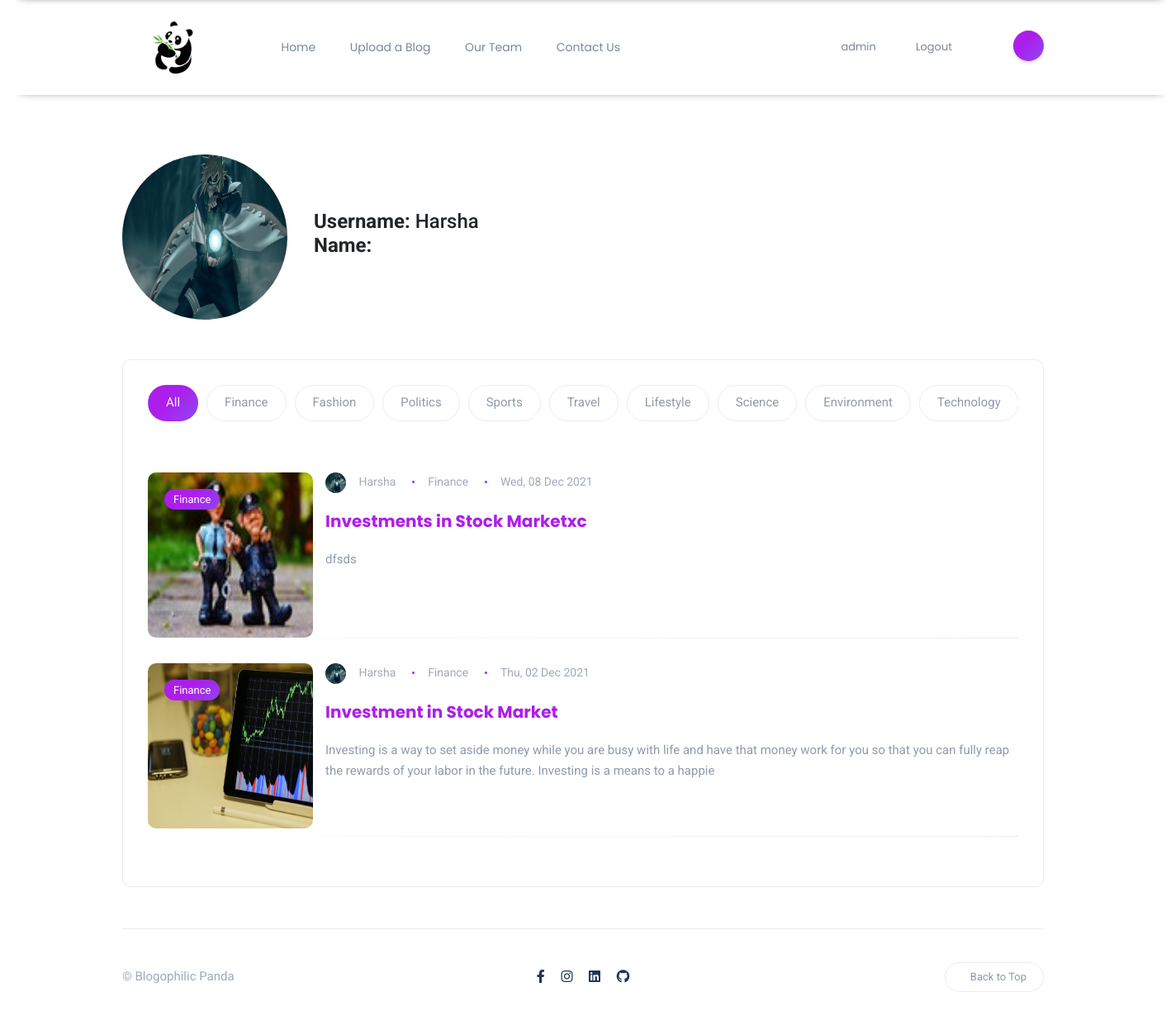
Page /accounts/profile/harsha (signed in) on the earlier database version.
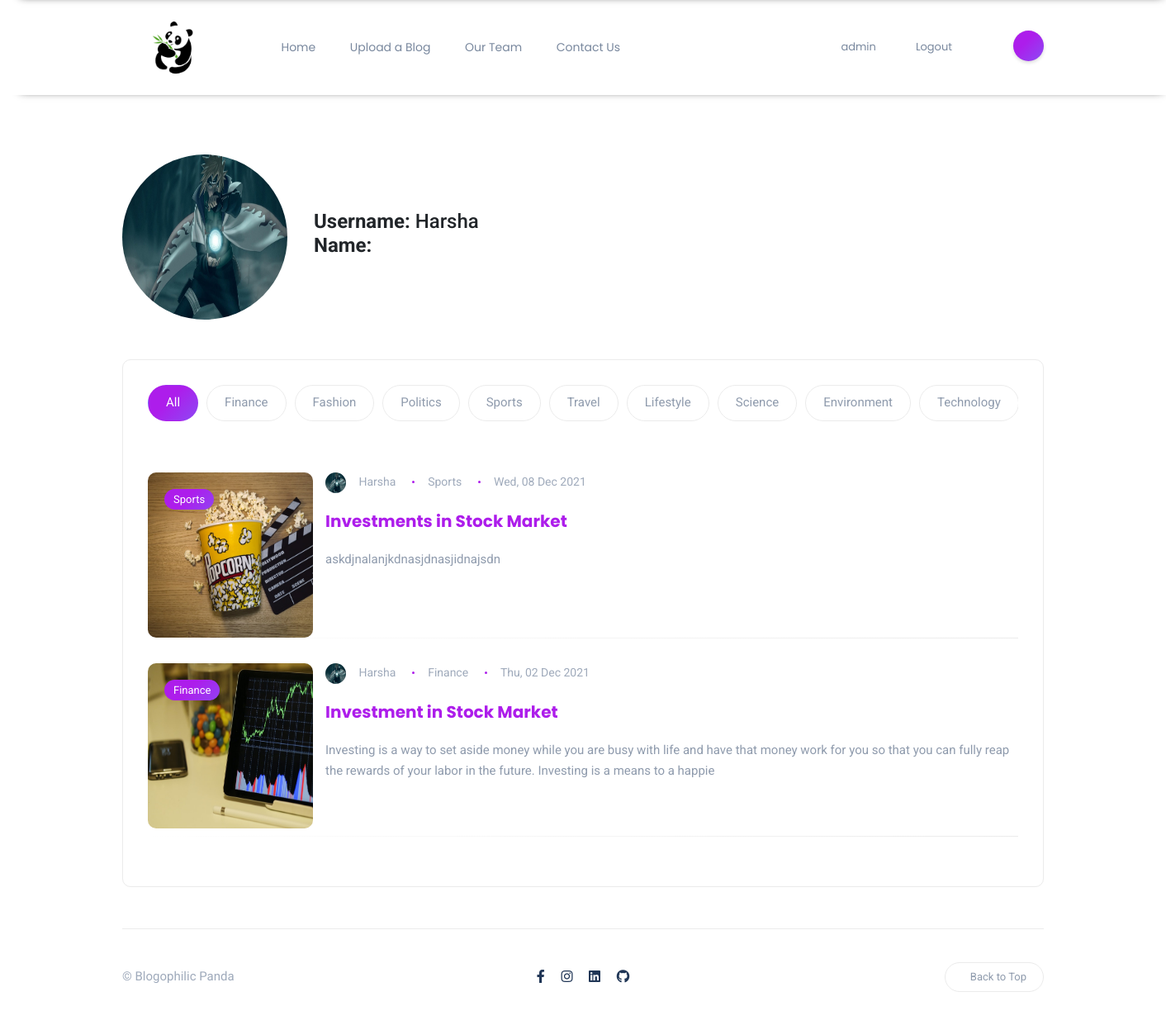
Same page on the later database version.
### content/models.py (models this page shows, shortened)
class BlogPost(models.Model):
    author = models.ForeignKey(User, on_delete=models.CASCADE, related_name= 'post_author')
    blog_title = models.CharField(max_length= 264)
    slug = models.SlugField(max_length=264, unique=True, default='',editable=False)
    blog_content = models.TextField()
    blog_image = models.ImageField(upload_to= 'blog_image')
    publish_date = models.DateTimeField(auto_now_add=True)
    category = models.ForeignKey(Category, on_delete = models.CASCADE, related_name ='blog_cat')
    likes = models.ManyToManyField(User, related_name='blog_posts')
    class Meta:
        ordering = ['-publish_date']

class Category(models.Model):
    category = models.CharField(max_length = 50, unique = True)
    def __str__(self):
        return self.category

### accounts/models.py (models this page shows, shortened)
class Profile(models.Model):
    user = models.OneToOneField(User, on_delete=models.CASCADE)
    image = models.ImageField(upload_to = 'profile_pics', null=True)
    slug = models.SlugField(max_length=264, unique=True, editable=False, default='')
    def __str__(self):
        return f'{self.user.username}'

### accounts/views.py (the view)
# urls.py: path('profile/<slug:profile_slug>', views.profile, name='profile'),
@login_required(login_url='login')
def profile(request, profile_slug):
    profile = Profile.objects.get(slug = profile_slug)
    user = User.objects.get(username = profile)
    blogs = BlogPost.objects.filter(author = user)
    context = {
        "blogs": blogs,
        "tags": {
        'Finance': 'Finance',
        'Fashion': 'Fashion',
        'Politics' : 'Politics',
        'Sports' : 'Sports',
        'Travel' : 'Travel',
        'Lifestyle' : 'Lifestyle',
        'Science' : 'Science',
        'Environment' : 'Environment',
        'Technology' : 'Technology',
        },
        "profile_det": profile,
        "user_det": user,
    }
    return render(request, "accounts/profile.html", context)

### content/template_tags/get_post_Cat.py (called while the page is built)
@register.filter
def get_post_Cat(dictionary, key):
    return dictionary.get(str(key))

### templates/accounts/profile.html (shortened to what the changed rows need)
{% extends "base.html" %}
{% load get_post_Cat %}
{% load static %}
{% block content %}
<link rel="stylesheet" href="{% static 'css/blogs/home.css' %}">
<section id="hero">
    <div class="container-xl">
        <div class="row gy-4">
            <div class="col-lg-12">
                <div class="post-tabs rounded bordered">
                    <ul class="nav nav-tabs nav-pills nav-fill nav-category" id="postTab" role="tablist">
                        {% for tag in tags %}
                        <li class="nav-item" role="presentation">
                            <button aria-controls="{{ tag }}" aria-selected="false" class="nav-link"
                                data-bs-target="#{{ tag }}" data-bs-toggle="tab" id="{{ tag }}-tab" role="tab"
                                type="submit">
                                {{ tag }}
                            </button>
                        </li>
                        {% endfor %}
                    </ul>
                    <div class="tab-content" id="postsTabContent">
                    <div class="row tab-pane fade show active" id="all" aria-labelledby="all-tab" role="tabpanel">
                        {% for blog in blogs %}
                        <div class="col-md-12 col-sm-6">
                            <div class="post post-list clearfix">
                                <div class="thumb rounded">
                                    <a href="" class="category-badge position-absolute">{{ tags|get_post_Cat:blog.category }}</a>
                                    <a href="{% url 'blog_details' the_slug=blog.slug %}">
                                        <div class="inner">
                                            <img src="/media/{{ blog.blog_image }}" alt="" style="height: 200px; width: 200px;">
                                        </div>
                                    </a>
                                </div>
                                <div class="details">
                                    <ul class="meta list-inline mb-3">
                                        <li class="list-inline-item">
                                            <img src="{{ blog.author.profile.image.url }}" class="author" alt="" style="height: 25px; width: 25px;">
                                            {{ blog.author|capfirst }}
                                        </li>
                                        <li class="list-inline-item">
                                            {{ tags|get_post_Cat:blog.category}}</a>
                                        </li>
                                        <li class="list-inline-item">{{ blog.publish_date|date:"D, d M Y" }}</li>
                                    </ul>
                                    <h5 class="post-tile">
                                        <a href="{% url 'blog_details' the_slug=blog.slug %}">
                                            {{ blog.blog_title }}
                                        </a>
                                    </h5>
                                    <p class="excerpt mb-0">
                                        {{ blog.blog_content|slice:":200" }}
                                    </p>
                                    <div class="post-bottom clearfix d-flex align-items-center">
                                        <div class="social-share me-auto">
                                        </div>
                                    </div>
                                </div>
                            </div>
                        </div>
                        {% endfor %}
                    </div>
                    </div>
                </div>
            </div>
        </div>
    </div>
</section>
{% endblock content %}

Differences in the rows shown:
removed BlogPost: category.category "Finance", blog_image (picture), author.profile.image (picture), author "Harsha", publish_date "Wed, 08 Dec 2021", blog_title "Investments in Stock Marketxc", blog_content "dfsds"
added BlogPost: category.category "Sports", blog_image (picture), author.profile.image (picture), author "Harsha", publish_date "Wed, 08 Dec 2021", blog_title "Investments in Stock Market", blog_content "askdjnalanjkdnasjdnasjidnajsdn"
